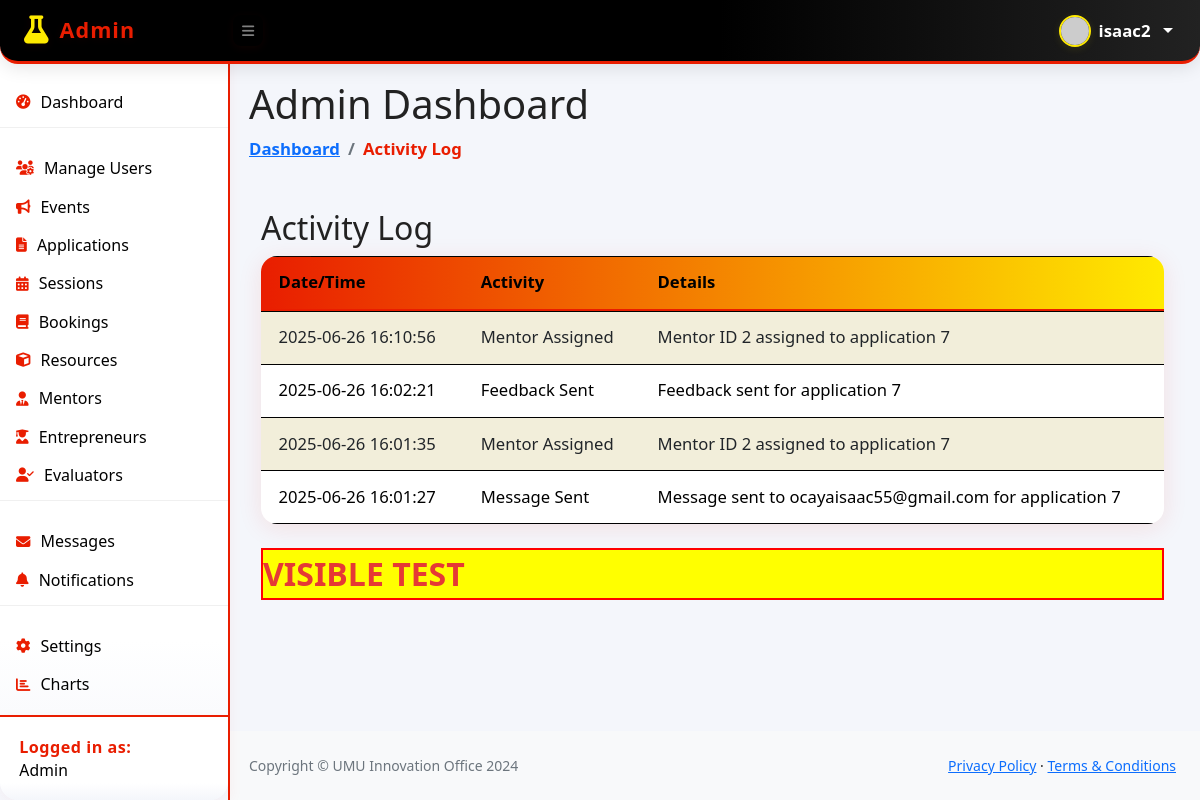
/dist/activity_log_admin.php (signed in), run on an earlier commit of the app's database.
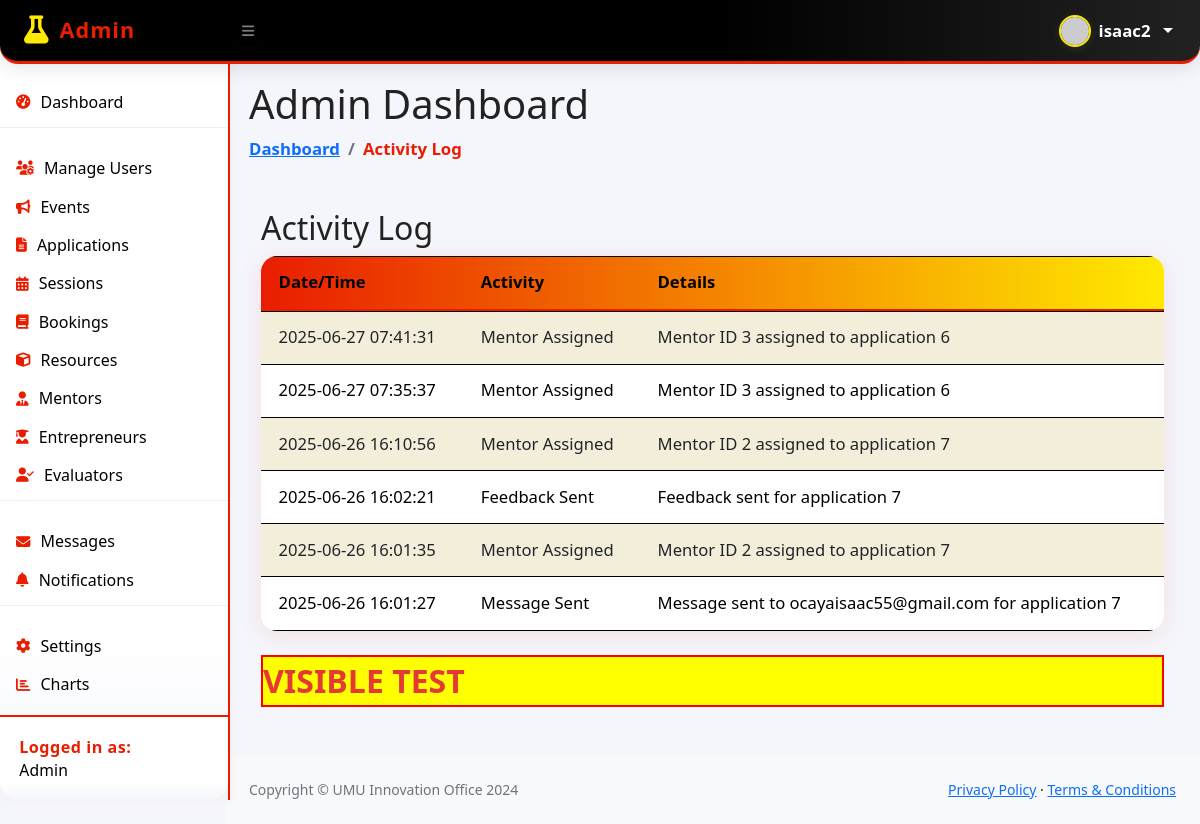
And on a later commit of the database.
### tables this page shows
CREATE TABLE `activity_log` (
  `id` int(11) NOT NULL,
  `user_id` int(11) DEFAULT NULL,
  `username` varchar(100) DEFAULT NULL,
  `role` varchar(30) DEFAULT NULL,
  `activity` varchar(255) DEFAULT NULL,
  `activity_time` timestamp NOT NULL DEFAULT current_timestamp(),
  `details` text DEFAULT NULL
);

### dist/activity_log_admin.php (the view, shortened to what the changed rows need)
<?php
require_once '../db.php';
$conn = new mysqli($host, $user, $password, $dbname);
$user_id = $_SESSION['user_id'];
$res = $conn->query("SELECT activity, activity_time, details FROM activity_log WHERE user_id=$user_id ORDER BY activity_time DESC LIMIT 50");
$breadcrumb_items = ['Activity Log'];
?>
<div class="container my-5">
    <h2>Activity Log</h2>
    <table class="table table-bordered table-striped">
        <thead>
            <tr>
                <th>Date/Time</th>
                <th>Activity</th>
                <th>Details</th>
            </tr>
        </thead>
        <tbody>
            <?php if ($res && $res->num_rows > 0): while($row = $res->fetch_assoc()): ?>
            <tr>
                <td><?= htmlspecialchars($row['activity_time']) ?></td>
                <td><?= htmlspecialchars($row['activity']) ?></td>
                <td><?= nl2br(htmlspecialchars($row['details'])) ?></td>
            </tr>
            <?php endwhile; else: ?>
            <tr><td colspan="3" class="text-center text-muted">No activities found.</td></tr>
            <?php endif; ?>
        </tbody>
    </table>
</div>
<?php
$page_content = ob_get_clean();
include __DIR__ . '/template_admin.php';

### dist/template_admin.php (shortened to what the changed rows need)
<!DOCTYPE html>
<html lang="en">
<head>
    <link href="https://cdn.jsdelivr.net/npm/simple-datatables@7.1.2/dist/style.min.css" rel="stylesheet" />
    <link href="/system2/dist/css/styles.css" rel="stylesheet" />
    <link href="/system2/dist/css/admin-custom.css" rel="stylesheet" />
    <link rel="stylesheet" href="https://cdnjs.cloudflare.com/ajax/libs/font-awesome/6.3.0/css/all.min.css" />
</head>
<body class="sb-nav-fixed">
    <div id="layoutSidenav">
        <div id="layoutSidenav_content">
            <main>
                <div class="container-fluid px-4">
                    <h1 class="mt-4">Admin Dashboard</h1>
                    <ol class="breadcrumb mb-4">
                        <li class="breadcrumb-item"><a href="admin_dashboard.php">Dashboard</a></li>
                        <?php if (isset($breadcrumb_items)): ?>
                            <?php foreach ($breadcrumb_items as $item): ?>
                                <li class="breadcrumb-item"> <?= $item ?> </li>
                            <?php endforeach; ?>
                        <?php endif; ?>
                    </ol>
                    <?php if (isset($page_content)): ?>
                        <?= $page_content ?>
                    <?php endif; ?>
                </div>
            </main>
        </div>
    </div>
</body>
</html>

What changed in the data, as far as the page shows it:
added activity_log: activity_time "2025-06-27 07:41:31", activity "Mentor Assigned", details "Mentor ID 3 assigned to application 6"
added activity_log: activity_time "2025-06-27 07:35:37", activity "Mentor Assigned", details "Mentor ID 3 assigned to application 6"
